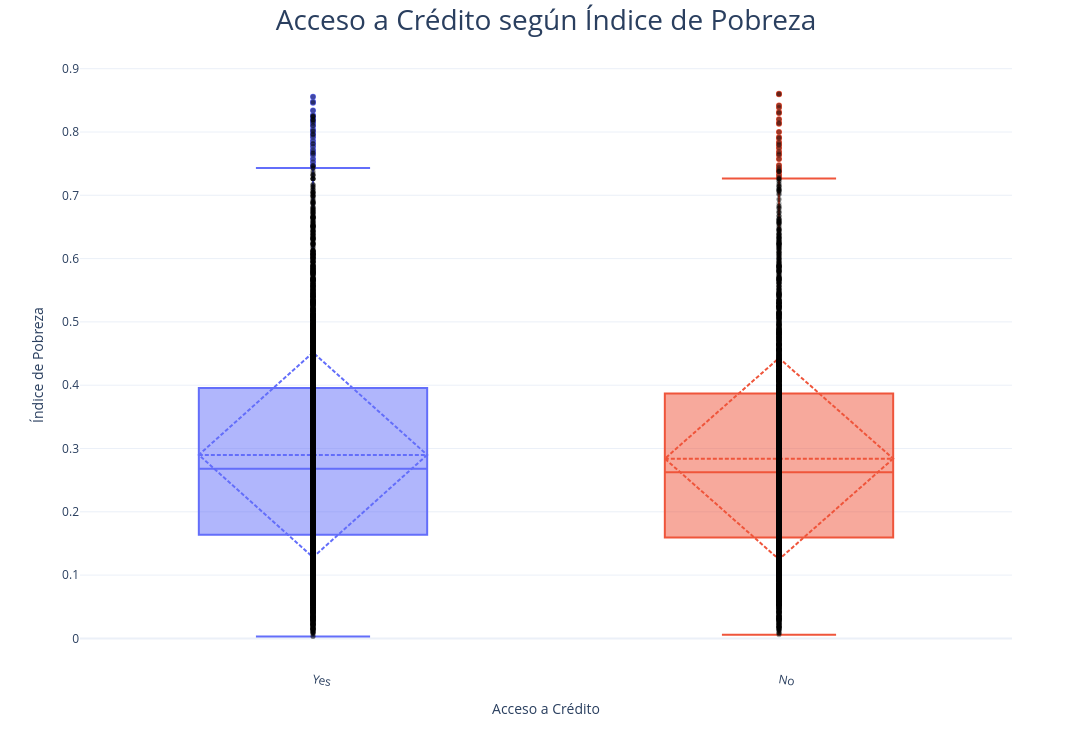

Here is the notebook cell this chart was saved with:
### Code cell
import plotly.express as px
import plotly.graph_objects as go

#=====================================#
# BOXPLOT + PUNTOS INDIVIDUALES
#=====================================#

fig = px.box(
    data,
    x='acceso_a_credito',
    y='indice_de_pobreza',
    color='acceso_a_credito',
    points='outliers'
)

#=====================================#
# PUNTOS DISPERSIÓN
#=====================================#

fig.add_trace(

    go.Scatter(
        x=data['acceso_a_credito'],
        y=data['indice_de_pobreza'],
        mode='markers',
        marker=dict(
            size=5,
            color='black',
            opacity=0.35
        ),
        name='Observaciones',
        hovertemplate=
        '<b>Acceso a Crédito</b>: %{x}<br>' +
        '<b>Índice de Pobreza</b>: %{y:.2f}<extra></extra>'
    )

)

#=====================================#
# CONFIGURACIÓN
#=====================================#

fig.update_traces(
    selector=dict(type='box'),
    boxmean='sd'
)

#=====================================#
# ESTADÍSTICAS
#=====================================#

estadisticas = (
    data
    .groupby('acceso_a_credito')['indice_de_pobreza']
    .agg(['mean','median','std'])
    .round(2)
)

print("\nESTADÍSTICAS POR ACCESO A CRÉDITO\n")
print(estadisticas)

#=====================================#
# LAYOUT
#=====================================#

fig.update_layout(
    template='plotly_white',
    title={
        'text':'Acceso a Crédito según Índice de Pobreza',
        'x':0.5,
        'font':{'size':28}
    },
    xaxis_title='Acceso a Crédito',
    yaxis_title='Índice de Pobreza',
    width=1300,
    height=750,
    showlegend=False
)

fig.update_xaxes(
    tickangle=10
)

fig.show()

### Figure 1 — Plotly figure (JSON) as saved in the notebook; plotly's stock layout.template omitted (floating-point values rounded to 4 significant figures; data arrays with more than 128 entries replaced by an {"elided": "..."} marker saying what was removed)
{"data": [{"alignmentgroup": "True", "boxmean": "sd", "boxpoints": "outliers", "hovertemplate": "acceso_a_credito=%{x}<br>indice_de_pobreza=%{y}<extra></extra>", "legendgroup": "Yes", "marker": {"color": "#636efa"}, "name": "Yes", "notched": false, "offsetgroup": "Yes", "orientation": "v", "showlegend": true, "type": "box", "x": {"elided": "6011 str values"}, "x0": " ", "xaxis": "x", "y": {"elided": "6011 float values"}, "y0": " ", "yaxis": "y"}, {"alignmentgroup": "True", "boxmean": "sd", "boxpoints": "outliers", "hovertemplate": "acceso_a_credito=%{x}<br>indice_de_pobreza=%{y}<extra></extra>", "legendgroup": "No", "marker": {"color": "#EF553B"}, "name": "No", "notched": false, "offsetgroup": "No", "orientation": "v", "showlegend": true, "type": "box", "x": {"elided": "3989 str values"}, "x0": " ", "xaxis": "x", "y": {"elided": "3989 float values"}, "y0": " ", "yaxis": "y"}, {"hovertemplate": "<b>Acceso a Crédito</b>: %{x}<br><b>Índice de Pobreza</b>: %{y:.2f}<extra></extra>", "marker": {"color": "black", "opacity": 0.35, "size": 5}, "mode": "markers", "name": "Observaciones", "type": "scatter", "x": {"elided": "10000 str values"}, "y": {"elided": "10000 float values"}}], "layout": {"boxmode": "overlay", "height": 750, "legend": {"title": {"text": "acceso_a_credito"}, "tracegroupgap": 0}, "margin": {"t": 60}, "showlegend": false, "title": {"font": {"size": 28}, "text": "Acceso a Crédito según Índice de Pobreza", "x": 0.5}, "width": 1300, "xaxis": {"anchor": "y", "categoryarray": ["Yes", "No"], "categoryorder": "array", "domain": [0, 1], "tickangle": 10, "title": {"text": "Acceso a Crédito"}}, "yaxis": {"anchor": "x", "domain": [0, 1], "title": {"text": "Índice de Pobreza"}}}}
